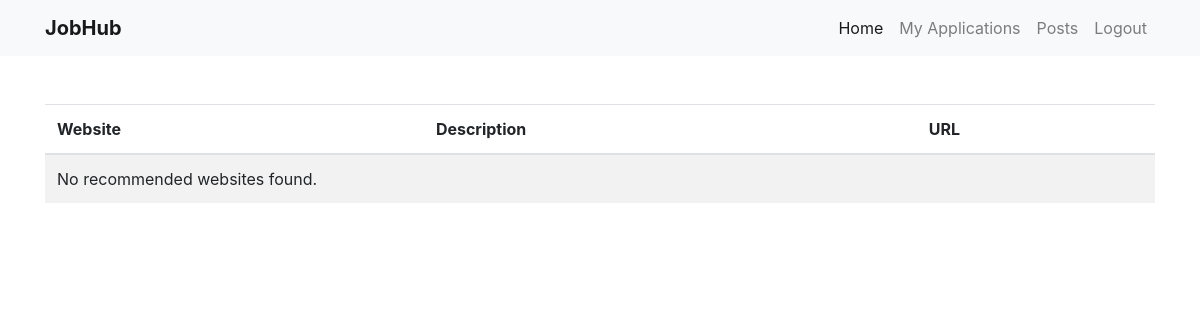
The app's page /resume_tips (signed in), older data.
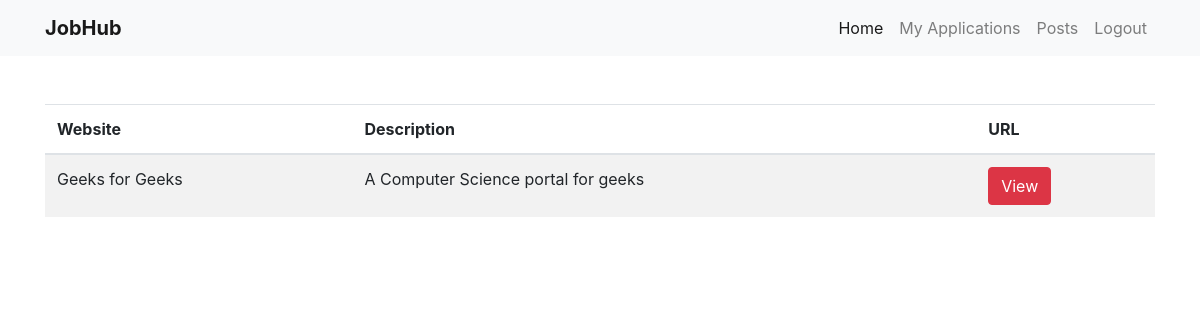
The same page, newer data.
### jobs/models.py (models this page shows, shortened)
class RecommendedWebsite(models.Model):
    name = models.CharField(max_length=100)
    description = models.TextField()
    url = models.URLField()

### jobs/views.py (the view)
# urls.py: path("resume_tips",views.resume_tips,name="resume_tips"),
@login_required
@login_required
def resume_tips(request):
    recommended_websites = RecommendedWebsite.objects.all()
    return render(request, 'resume_tips.html', {'recommended_websites': recommended_websites})

### templates/resume_tips.html (shortened to what this page needs)
{% extends 'base.html' %}
{% load static %} {% block title %}Recommended Websites{% endblock %}
 {% block content %} {% include 'navbar.html' %}
  <div class="container mt-5">
    <table class="table table-striped">
      <thead>
        <tr>
          <th>Website</th>
          <th>Description</th>
          <th>URL</th>
        </tr>
      </thead>
      <tbody>
        {% for website in recommended_websites %}
          <tr>
            <td>{{ website.name }}</td>
            <td>{{ website.description }}</td>
            <td><a href="{{ website.url }}" target="_blank" class="btn btn-danger">View</a></td>
          </tr>
        {% empty %}
          <tr>
            <td colspan="3">No recommended websites found.</td>
          </tr>
        {% endfor %}
      </tbody>
    </table>
  </div>
{% endblock %}

Row changes from the older to the newer data that the page shows:
added RecommendedWebsite: name "Geeks for Geeks", description "A Computer Science portal for geeks"
Text that changed along with them:
text no longer shown: "No recommended websites found."
